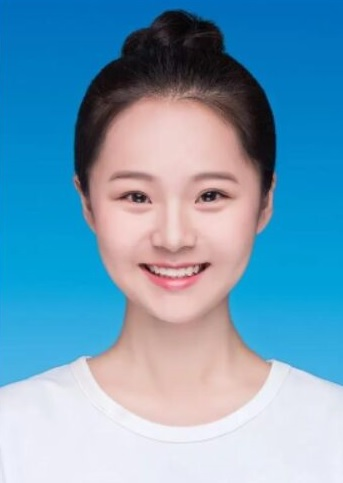
#> input picture cv_project/照片换底色项目实战/img1.jpg, 343 x 483 px
$ jupyter execute '03 轮廓换底色.ipynb'   (older library calls are emulated)
#> lines starting #> are read from the running program, lines starting #| are printed output that depends on the picture; after the words box and inside, x2 and y2 are one past the last pixel; in counts of white or black regions, pixels touching at a corner belong together
[cell 1]
#图像轮廓要处理的是二值图（黑白图）
#对象是白色的 背景是黑色的
import cv2
import numpy as np
import copy

[cell 2]
# 读取照片并显示
image=cv2.imread('img1.jpg')
#> image is the input picture: shape (483, 343, 3); mean B, G, R 185.8, 157.8, 112.5
cv2.imshow('image',image)
# imgs=image
cv2.waitKey(0)
cv2.destroyAllWindows()

[cell 3]
# img = cv2.resize(image,None,fx=0.5,fy=0.5)
img=image
rows,cols,channels = img.shape
#> rows = 483; cols = 343; channels = 3
print(rows,cols,channels)
#| 483 343 3
cv2.imshow('img',img)
cv2.waitKey(0)
cv2.destroyAllWindows()

[cell 4]
hsv = cv2.cvtColor(img,cv2.COLOR_BGR2HSV)
#> hsv: shape (483, 343, 3); mean H, S, V 79.6, 131.2, 199.3
cv2.imshow('hsv',hsv)
cv2.waitKey(0)
cv2.destroyAllWindows()

[cell 5]
hsv_s=hsv[10:30,10:30]
#> hsv_s: shape (20, 20, 3); mean H, S, V 102.1, 253.7, 189.4
cv2.imshow('hsv_s',hsv_s)
cv2.imshow('hsv',hsv)
cv2.waitKey(0)
cv2.destroyAllWindows()

[cell 6]
b=int(0)
g=int(0)
r=int(0)
color=int(0)
s=0
#求和
for i in range(len(hsv_s)):
    for j in range(len(hsv_s)):
        b=b+hsv_s[i,j,0]
        g=g+hsv[i,j,1]
        r=r+hsv[i,j,2]
#> this loop made 20 passes
#> after the loop, b = 40848; g = 101558; r = 75343
#平均值
b=int(b/400)
#> b = 102
g=int(g/400)
#> g = 253
r=int(r/400)
#> r = 188
print(b,g,r)
#| 102 253 188

[cell 7]
#红色，蓝色背景阈值上下限
# lower= np.array([b-20,g-100,r-120])
# upper= np.array([b+10,g+100,r+100])


#白色背景阈值上下限
lower= np.array([b-20,g-100,r-40])
#> lower = [82, 153, 148]
upper= np.array([b+180,g+10,r+100])
#> upper = [282, 263, 288]

print(lower)
#| [ 82 153 148]

[cell 8]
mask = cv2.inRange(hsv, lower, upper)
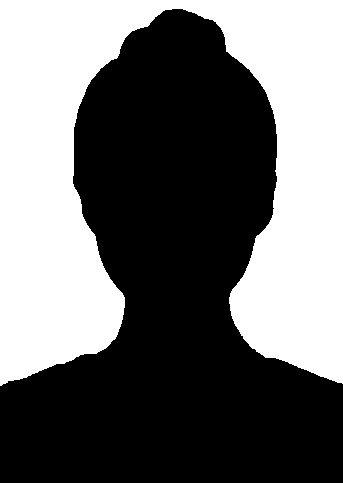
#> mask: shape (483, 343); 43.1% white; 1 white region, box (x1, y1, x2, y2) and area: (0, 0, 343, 386) 71434
# 显示图像
cv2.imshow('mask',mask)
cv2.waitKey(0)
cv2.destroyAllWindows()

[cell 9]
#腐蚀膨胀
erode=cv2.erode(mask,None,iterations=1)
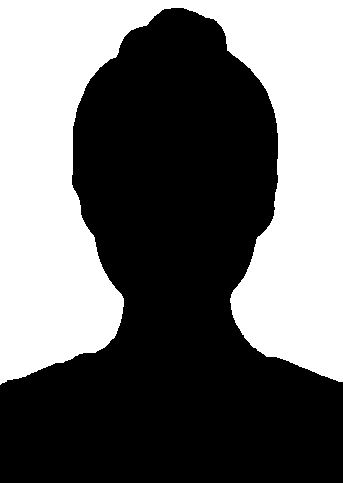
#> erode: shape (483, 343); 42.3% white; 1 white region, box (x1, y1, x2, y2) and area: (0, 0, 343, 385) 70133
cv2.imshow('erode',erode)
dilate=cv2.dilate(erode,None,iterations=2)
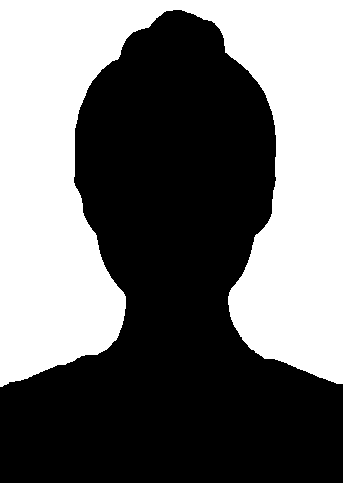
#> dilate: shape (483, 343); 43.9% white; 1 white region
cv2.imshow('dilate',dilate)
images,contours,hierarchy=cv2.findContours(dilate,cv2.RETR_TREE,cv2.CHAIN_APPROX_SIMPLE)
#> contours = 1 contour; box (x1, y1, x2, y2) and area: (0, 0, 343, 387) 71701
print(len(contours))
#| 1
mask=np.zeros(img.shape,np.uint8)
mask=cv2.drawContours(img,contours,-1,(255,0,255),1)#绘制轮廓
#> mask: shape (483, 343, 3)
cv2.imshow('mask',mask)
dst=np.zeros(img.shape,np.uint8)
dst=cv2.drawContours(img,contours,-1,(255,255,0),-1)#绘制实心轮廓
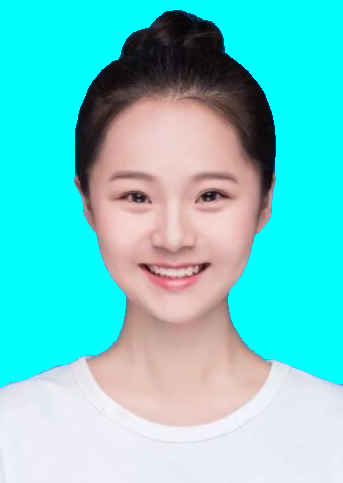
#> dst: shape (483, 343, 3); mean B, G, R 208.1, 207.6, 106.9
cv2.imshow('dst',dst)
cv2.waitKey(0)
cv2.destroyAllWindows()

[cell 10]
import cv2
import numpy as np
import copy
# 读取照片并显示
image=cv2.imread('image.jpg')
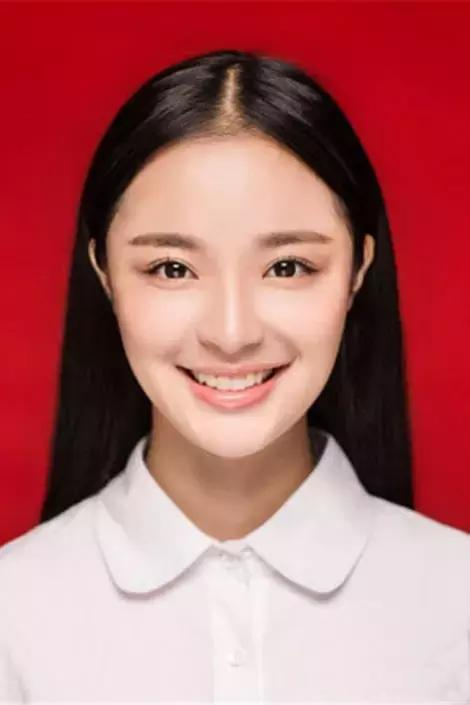
#> input picture cv_project/照片换底色项目实战/image.jpg, 470 x 705 px
#> image is the input picture: shape (705, 470, 3); mean B, G, R 107.8, 106.2, 177.2
cv2.imshow('image',image)
# imgs=image
cv2.waitKey(0)
cv2.destroyAllWindows()

[cell 11]
img = cv2.resize(image,None,fx=0.5,fy=0.5)
# img=image
rows,cols,channels = img.shape
#> rows = 352; cols = 235
print(rows,cols,channels)
#| 352 235 3
cv2.imshow('img',img)
cv2.waitKey(0)
cv2.destroyAllWindows()

[cell 12]
hsv = cv2.cvtColor(img,cv2.COLOR_BGR2HSV)
#> hsv: shape (352, 235, 3); mean H, S, V 108.4, 124.7, 177.3
cv2.imshow('hsv',hsv)
cv2.waitKey(0)
cv2.destroyAllWindows()

[cell 13]
hsv_s=hsv[10:30,10:30]
#> hsv_s: shape (20, 20, 3); mean H, S, V 177, 255, 179.5
cv2.imshow('hsv_s',hsv_s)
cv2.imshow('hsv',hsv)
cv2.waitKey(0)
cv2.destroyAllWindows()

[cell 14]
b=int(0)
g=int(0)
r=int(0)
color=int(0)
s=0
#求和
for i in range(len(hsv_s)):
    for j in range(len(hsv_s)):
        b=b+hsv_s[i,j,0]
        g=g+hsv[i,j,1]
        r=r+hsv[i,j,2]
#> after the loop, b = 70800; g = 101616; r = 71464
#平均值
b=int(b/400)
#> b = 177
g=int(g/400)
#> g = 254
r=int(r/400)
#> r = 178
print(b,g,r)
#| 177 254 178

[cell 15]
lower= np.array([b-20,g-100,r-40])
#> lower = [157, 154, 138]
upper= np.array([b+180,g+10,r+100])
#> upper = [357, 264, 278]

print(lower)
#| [157 154 138]

[cell 16]
mask = cv2.inRange(hsv, lower, upper)
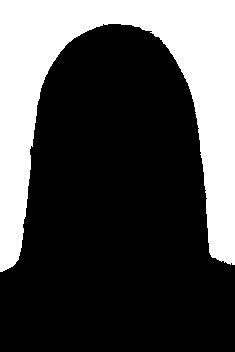
#> mask: shape (352, 235); 29.9% white; 1 white region, box (x1, y1, x2, y2) and area: (0, 0, 235, 272) 24756
# 显示图像
cv2.imshow('mask',mask)
cv2.waitKey(0)
cv2.destroyAllWindows()

[cell 17]
#腐蚀膨胀
dilate=cv2.dilate(mask,None,iterations=2)
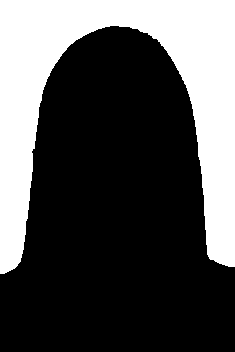
#> dilate: shape (352, 235); 31.7% white; 1 white region, box (x1, y1, x2, y2) and area: (0, 0, 235, 274) 26227

cv2.imshow('dilate',dilate)
erode=cv2.erode(dilate,None,iterations=1)
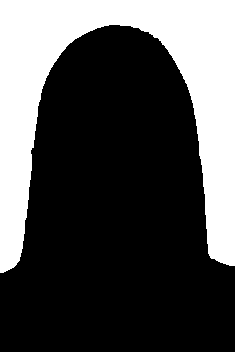
#> erode: shape (352, 235); 30.8% white; 1 white region
cv2.imshow('erode',erode)

images,contours,hierarchy=cv2.findContours(erode,cv2.RETR_TREE,cv2.CHAIN_APPROX_SIMPLE)
#> contours = 1 contour; box (x1, y1, x2, y2) and area: (0, 0, 235, 273) 24828
print(len(contours))
#| 1
o=img.copy()
mask=np.zeros(o.shape,np.uint8)
mask=cv2.drawContours(o,contours,-1,(255,0,255),1)#绘制轮廓
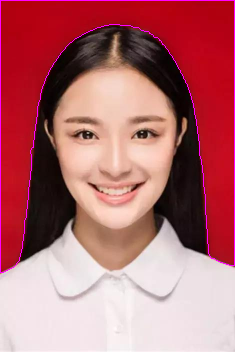
#> mask: shape (352, 235, 3); mean B, G, R 111.4, 105.9, 178.8
cv2.imshow('mask',mask)
cv2.waitKey(0)
cv2.destroyAllWindows()

[cell 18]
cv2.imshow('img',img)
cv2.waitKey(0)
cv2.destroyAllWindows()

[cell 19]
imgInfo = img.shape
#> imgInfo = (352, 235, 3)
height = imgInfo[0]
#> height = 352
width = imgInfo[1]
#> width = 235
for i in range(0,height):
    for j in range(0,width):
        s=cv2.pointPolygonTest(contours[0],(j,i),True)
        if s>=0 :
            img[i,j]=(255,255,0)
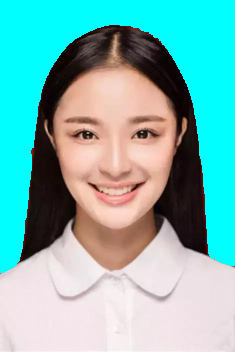
#> img: shape (352, 235, 3); mean B, G, R 178.8, 182.7, 121.6
cv2.imshow('img',img)
cv2.waitKey(0)
cv2.destroyAllWindows()
